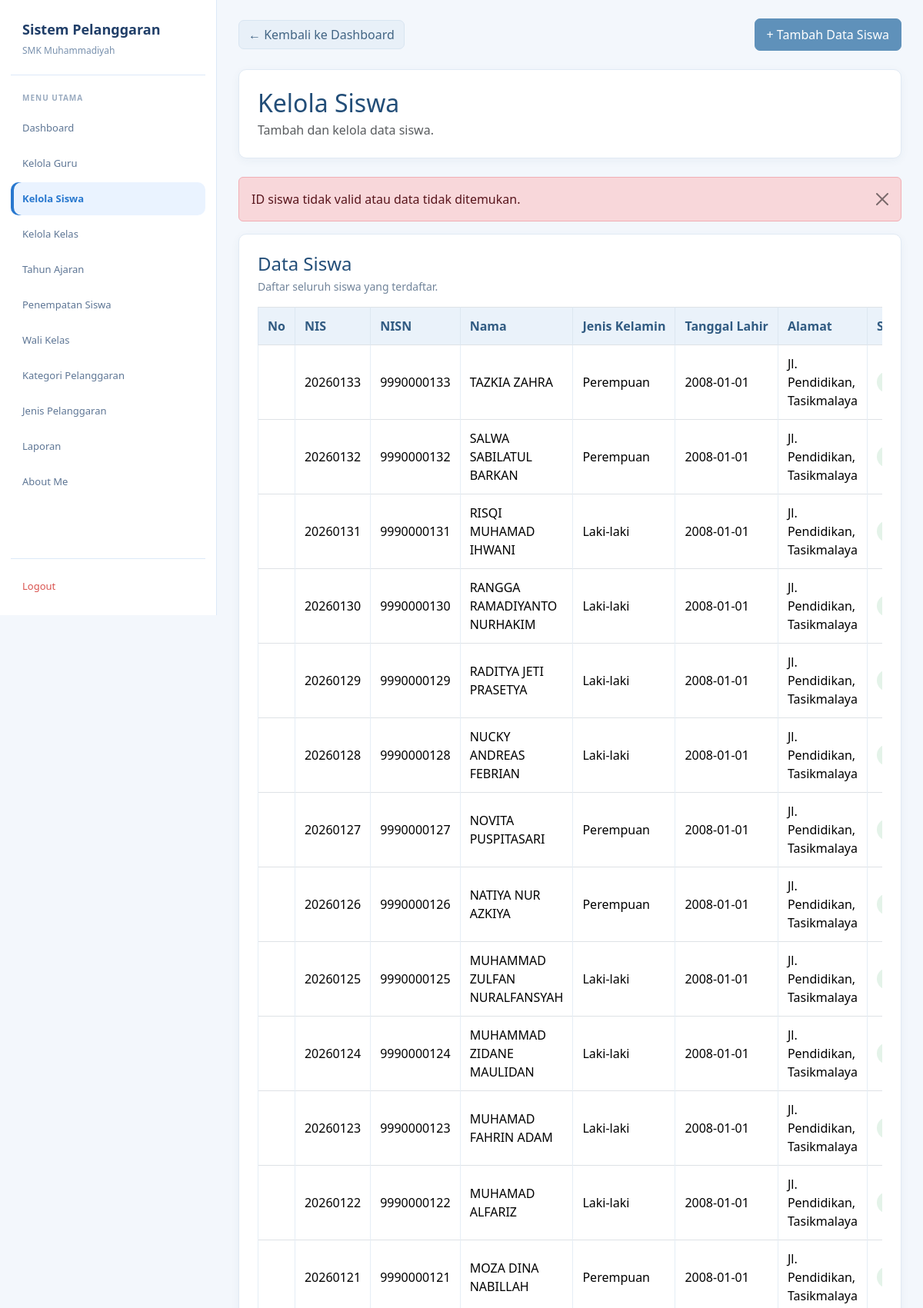
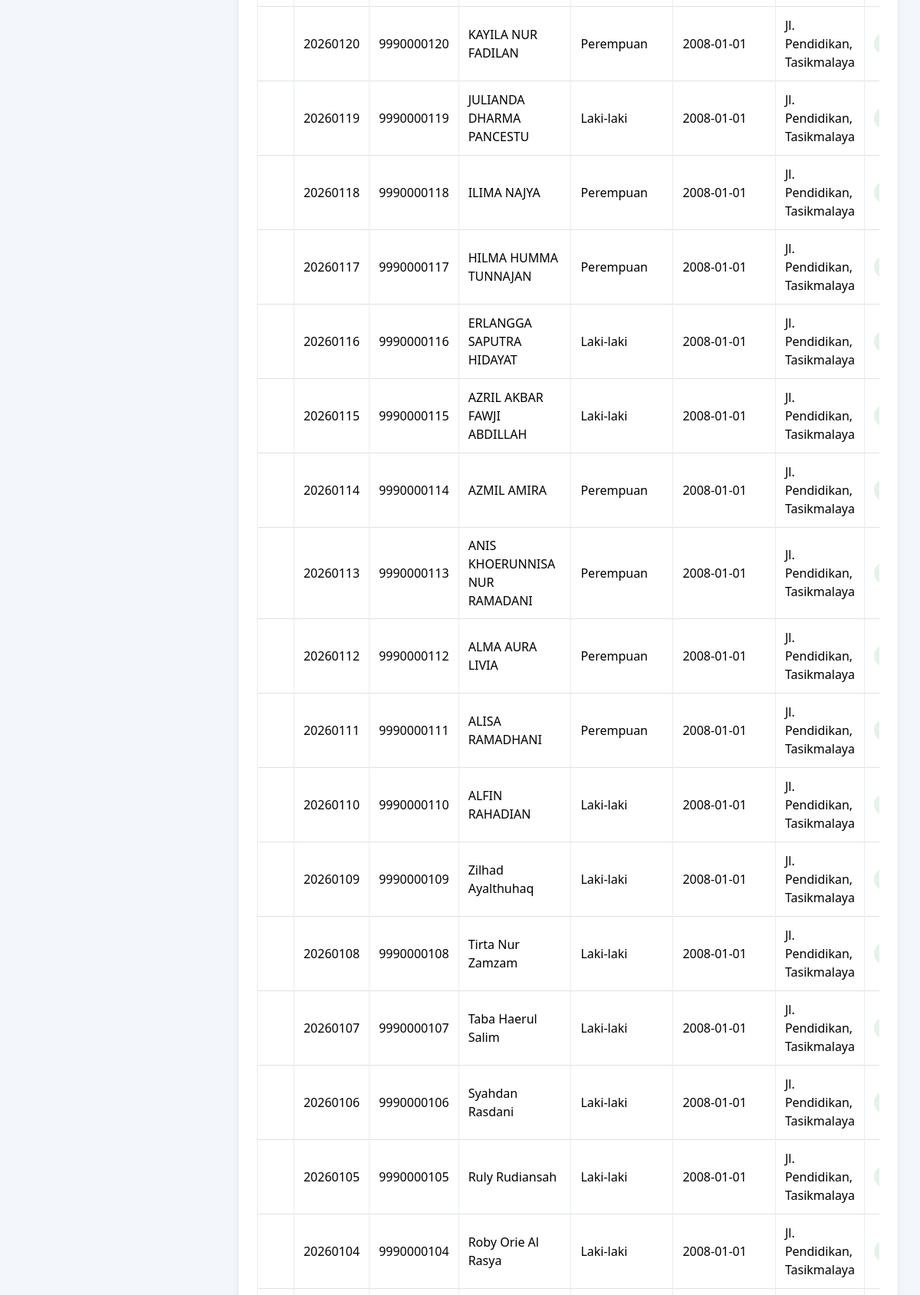
Page /admin/siswa.php?status=id_tidak_valid (signed in, upper part) on the committed database (2 pictures, top to bottom).
### tables this page shows
CREATE TABLE `t_siswa` (
  `id` int(11) NOT NULL,
  `nis` varchar(10) NOT NULL,
  `nisn` varchar(10) NOT NULL,
  `nama` varchar(150) NOT NULL,
  `jenis_kelamin` char(1) NOT NULL,
  `tanggal_lahir` date NOT NULL,
  `alamat` text NOT NULL,
  `status_aktif` tinyint(1) NOT NULL,
  `created_at` timestamp NULL DEFAULT current_timestamp(),
  `update_at` timestamp NULL DEFAULT current_timestamp()
);

### admin/siswa.php (the view, shortened to what this page needs)
<?php
include "../config/koneksi.php";
function e($value): string
{
    return htmlspecialchars((string)($value ?? ''), ENT_QUOTES, 'UTF-8');
}
$pesan = '';
$jenis_pesan = '';
$tampilkan_form = false;
if (isset($_GET['status'])) {
    switch ($_GET['status']) {
        case 'id_tidak_valid':
            $pesan = 'ID siswa tidak valid atau data tidak ditemukan.';
            $jenis_pesan = 'danger';
            break;
    }
}
$query = mysqli_query($koneksi, "SELECT * FROM t_siswa ORDER BY id DESC");
?>
<!DOCTYPE html>
<html lang="id">
<head>
    <link href="https://cdn.jsdelivr.net/npm/bootstrap@5.3.8/dist/css/bootstrap.min.css" rel="stylesheet">
    <link href="https://cdn.datatables.net/2.3.4/css/dataTables.bootstrap5.min.css" rel="stylesheet">
</head>
<body>
<aside class="sidebar">
    <?php include "layout/sidebar.php"; ?>
</aside>
<main class="main">
    <div class="container py-4">
        <div class="d-flex flex-wrap justify-content-between align-items-center gap-2 mb-4">
            <a href="../dashboard.php" class="btn btn-secondary">&larr; Kembali ke Dashboard</a>
            <button type="button" class="btn btn-primary" id="btnToggleSiswa"
                    aria-expanded="<?= $tampilkan_form ? 'true' : 'false'; ?>"
                    aria-controls="formTambahSiswa">+ Tambah Data Siswa</button>
        </div>
        <div class="card mb-4">
            <div class="card-body">
                <h2 class="judul mb-1">Kelola Siswa</h2>
                <p class="text-muted mb-0">Tambah dan kelola data siswa.</p>
            </div>
        </div>
        <?php if ($pesan !== ''): ?>
            <div class="alert alert-<?= e($jenis_pesan); ?> alert-dismissible fade show" role="alert">
                <?= e($pesan); ?>
                <button type="button" class="btn-close" data-bs-dismiss="alert" aria-label="Tutup"></button>
            </div>
        <?php endif; ?>
        <div class="card">
            <div class="card-body">
                <h4 class="mb-1">Data Siswa</h4>
                <p class="keterangan mb-3">Daftar seluruh siswa yang terdaftar.</p>
                <div class="table-responsive">
                    <table id="tabelSiswa" class="table table-bordered table-hover align-middle w-100">
                        <thead>
                            <tr>
                                <th style="width:60px;">No</th>
                                <th>NIS</th>
                                <th>NISN</th>
                                <th>Nama</th>
                                <th>Jenis Kelamin</th>
                                <th>Tanggal Lahir</th>
                                <th>Alamat</th>
                                <th>Status</th>
                            </tr>
                        </thead>
                        <tbody>
                        <?php if ($query && mysqli_num_rows($query) > 0): ?>
                            <?php while ($siswa = mysqli_fetch_assoc($query)): ?>
                                <tr>
                                    <td></td>
                                    <td><?= e($siswa['nis']); ?></td>
                                    <td><?= e($siswa['nisn']); ?></td>
                                    <td><?= e($siswa['nama']); ?></td>
                                    <td>
                                        <?php
                                        if ($siswa['jenis_kelamin'] === 'L') {
                                            echo 'Laki-laki';
                                        } elseif ($siswa['jenis_kelamin'] === 'P') {
                                            echo 'Perempuan';
                                        } else {
                                            echo '-';
                                        }
                                        ?>
                                    </td>
                                    <td><?= e($siswa['tanggal_lahir']); ?></td>
                                    <td><?= e($siswa['alamat']); ?></td>
                                    <td>
                                        <?php if ((int)$siswa['status_aktif'] === 1): ?>
                                            <span class="status-aktif">Aktif</span>
                                        <?php else: ?>
                                            <span class="status-nonaktif">Tidak Aktif</span>
                                        <?php endif; ?>
                                    </td>
                                </tr>
                            <?php endwhile; ?>
                        <?php elseif ($query): ?>
                            <tr><td colspan="9" class="text-center text-muted py-4">Belum ada data siswa.</td></tr>
                        <?php else: ?>
                            <tr><td colspan="9" class="text-center text-danger py-4">Data siswa gagal dimuat.</td></tr>
                        <?php endif; ?>
                        </tbody>
                    </table>
                </div>
            </div>
        </div>
    </div>
</main>
</body>
</html>

### admin/siswa.php (style rules this page uses)
:root { --blue: #2878cf; --blue-dark: #203e68; --blue-soft: #eaf3ff; --muted: #7890ad; --line: #dce9f8; }
* { box-sizing: border-box; }
body { margin: 0; background: #f3f7fc; color: #2f435a; font-family: "Segoe UI", Arial, sans-serif; }
a { text-decoration: none; }
.sidebar { position: fixed; left: 0; top: 0; width: 282px; height: 100vh; overflow-y: auto; background: #fff; border-right: 1px solid var(--line); padding: 25px 14px 16px; display: flex; flex-direction: column; z-index: 1000; }
.main { margin-left: 282px; min-height: 100vh; padding: 24px 28px 40px; }
.container { width: 100%; max-width: none !important; margin: 0 auto; padding: 0 !important; }
.judul, h4 { color: #234e78; }
.card { border: 1px solid #e1eaf4 !important; border-radius: 10px; box-shadow: 0 3px 12px rgba(35, 78, 120, .05) !important; }
.card-body { padding: 24px; }
.btn { border-radius: 7px; }
.btn-primary { --bs-btn-color: #fff; --bs-btn-bg: #5f91ba; --bs-btn-border-color: #5f91ba; --bs-btn-hover-color: #fff; --bs-btn-hover-bg: #4b7fa9; --bs-btn-hover-border-color: #4b7fa9; padding: 8px 15px; }
.btn-secondary { --bs-btn-bg: #e8f0f8; --bs-btn-border-color: #d8e5f1; --bs-btn-color: #426584; --bs-btn-hover-bg: #dceaf6; --bs-btn-hover-border-color: #cbddeb; --bs-btn-hover-color: #234e78; }
.table { color: #344b63; vertical-align: middle; margin-bottom: 0; }
.table thead th { background: #eaf2fa; color: #315b82; border-color: #dce7f1; font-weight: 600; padding: 12px; white-space: nowrap; }
.table tbody td { border-color: #e5edf5; padding: 11px 12px; }
.status-aktif, .status-nonaktif { display: inline-block; padding: 5px 10px; border-radius: 20px; font-size: 12px; font-weight: 600; white-space: nowrap; }
.status-aktif { background: #e4f3e9; color: #34734b; }
.keterangan { color: #71849a; font-size: 14px; }
.table-responsive { width: 100%; }

### rows in the picture
t_siswa: nis "20260133", nisn "9990000133", nama "TAZKIA ZAHRA", jenis_kelamin "Perempuan", tanggal_lahir "2008-01-01", alamat "Jl. Pendidikan, Tasikmalaya"
t_siswa: nis "20260132", nisn "9990000132", nama "SALWA SABILATUL BARKAN", jenis_kelamin "Perempuan", tanggal_lahir "2008-01-01", alamat "Jl. Pendidikan, Tasikmalaya"
t_siswa: nis "20260131", nisn "9990000131", nama "RISQI MUHAMAD IHWANI", jenis_kelamin "Laki-laki", tanggal_lahir "2008-01-01", alamat "Jl. Pendidikan, Tasikmalaya"
t_siswa: nis "20260130", nisn "9990000130", nama "RANGGA RAMADIYANTO NURHAKIM", jenis_kelamin "Laki-laki", tanggal_lahir "2008-01-01", alamat "Jl. Pendidikan, Tasikmalaya"
t_siswa: nis "20260129", nisn "9990000129", nama "RADITYA JETI PRASETYA", jenis_kelamin "Laki-laki", tanggal_lahir "2008-01-01", alamat "Jl. Pendidikan, Tasikmalaya"
t_siswa: nis "20260128", nisn "9990000128", nama "NUCKY ANDREAS FEBRIAN", jenis_kelamin "Laki-laki", tanggal_lahir "2008-01-01", alamat "Jl. Pendidikan, Tasikmalaya"
t_siswa: nis "20260127", nisn "9990000127", nama "NOVITA PUSPITASARI", jenis_kelamin "Perempuan", tanggal_lahir "2008-01-01", alamat "Jl. Pendidikan, Tasikmalaya"
t_siswa: nis "20260126", nisn "9990000126", nama "NATIYA NUR AZKIYA", jenis_kelamin "Perempuan", tanggal_lahir "2008-01-01", alamat "Jl. Pendidikan, Tasikmalaya"
t_siswa: nis "20260125", nisn "9990000125", nama "MUHAMMAD ZULFAN NURALFANSYAH", jenis_kelamin "Laki-laki", tanggal_lahir "2008-01-01", alamat "Jl. Pendidikan, Tasikmalaya"
t_siswa: nis "20260124", nisn "9990000124", nama "MUHAMMAD ZIDANE MAULIDAN", jenis_kelamin "Laki-laki", tanggal_lahir "2008-01-01", alamat "Jl. Pendidikan, Tasikmalaya"
t_siswa: nis "20260123", nisn "9990000123", nama "MUHAMAD FAHRIN ADAM", jenis_kelamin "Laki-laki", tanggal_lahir "2008-01-01", alamat "Jl. Pendidikan, Tasikmalaya"
t_siswa: nis "20260122", nisn "9990000122", nama "MUHAMAD ALFARIZ", jenis_kelamin "Laki-laki", tanggal_lahir "2008-01-01", alamat "Jl. Pendidikan, Tasikmalaya"
t_siswa: nis "20260121", nisn "9990000121", nama "MOZA DINA NABILLAH", jenis_kelamin "Perempuan", tanggal_lahir "2008-01-01", alamat "Jl. Pendidikan, Tasikmalaya"
t_siswa: nis "20260120", nisn "9990000120", nama "KAYILA NUR FADILAN", jenis_kelamin "Perempuan", tanggal_lahir "2008-01-01", alamat "Jl. Pendidikan, Tasikmalaya"
t_siswa: nis "20260119", nisn "9990000119", nama "JULIANDA DHARMA PANCESTU", jenis_kelamin "Laki-laki", tanggal_lahir "2008-01-01", alamat "Jl. Pendidikan, Tasikmalaya"
t_siswa: nis "20260118", nisn "9990000118", nama "ILIMA NAJYA", jenis_kelamin "Perempuan", tanggal_lahir "2008-01-01", alamat "Jl. Pendidikan, Tasikmalaya"
t_siswa: nis "20260117", nisn "9990000117", nama "HILMA HUMMA TUNNAJAN", jenis_kelamin "Perempuan", tanggal_lahir "2008-01-01", alamat "Jl. Pendidikan, Tasikmalaya"
t_siswa: nis "20260116", nisn "9990000116", nama "ERLANGGA SAPUTRA HIDAYAT", jenis_kelamin "Laki-laki", tanggal_lahir "2008-01-01", alamat "Jl. Pendidikan, Tasikmalaya"
t_siswa: nis "20260115", nisn "9990000115", nama "AZRIL AKBAR FAWJI ABDILLAH", jenis_kelamin "Laki-laki", tanggal_lahir "2008-01-01", alamat "Jl. Pendidikan, Tasikmalaya"
t_siswa: nis "20260114", nisn "9990000114", nama "AZMIL AMIRA", jenis_kelamin "Perempuan", tanggal_lahir "2008-01-01", alamat "Jl. Pendidikan, Tasikmalaya"
t_siswa: nis "20260113", nisn "9990000113", nama "ANIS KHOERUNNISA NUR RAMADANI", jenis_kelamin "Perempuan", tanggal_lahir "2008-01-01", alamat "Jl. Pendidikan, Tasikmalaya"
t_siswa: nis "20260112", nisn "9990000112", nama "ALMA AURA LIVIA", jenis_kelamin "Perempuan", tanggal_lahir "2008-01-01", alamat "Jl. Pendidikan, Tasikmalaya"
t_siswa: nis "20260111", nisn "9990000111", nama "ALISA RAMADHANI", jenis_kelamin "Perempuan", tanggal_lahir "2008-01-01", alamat "Jl. Pendidikan, Tasikmalaya"
t_siswa: nis "20260110", nisn "9990000110", nama "ALFIN RAHADIAN", jenis_kelamin "Laki-laki", tanggal_lahir "2008-01-01", alamat "Jl. Pendidikan, Tasikmalaya"
t_siswa: nis "20260109", nisn "9990000109", nama "Zilhad Ayalthuhaq", jenis_kelamin "Laki-laki", tanggal_lahir "2008-01-01", alamat "Jl. Pendidikan, Tasikmalaya"
t_siswa: nis "20260108", nisn "9990000108", nama "Tirta Nur Zamzam", jenis_kelamin "Laki-laki", tanggal_lahir "2008-01-01", alamat "Jl. Pendidikan, Tasikmalaya"
t_siswa: nis "20260107", nisn "9990000107", nama "Taba Haerul Salim", jenis_kelamin "Laki-laki", tanggal_lahir "2008-01-01", alamat "Jl. Pendidikan, Tasikmalaya"
t_siswa: nis "20260106", nisn "9990000106", nama "Syahdan Rasdani", jenis_kelamin "Laki-laki", tanggal_lahir "2008-01-01", alamat "Jl. Pendidikan, Tasikmalaya"
t_siswa: nis "20260105", nisn "9990000105", nama "Ruly Rudiansah", jenis_kelamin "Laki-laki", tanggal_lahir "2008-01-01", alamat "Jl. Pendidikan, Tasikmalaya"
t_siswa: nis "20260104", nisn "9990000104", nama "Roby Orie Al Rasya", jenis_kelamin "Laki-laki", tanggal_lahir "2008-01-01", alamat "Jl. Pendidikan, Tasikmalaya"

### other values in the picture
$pesan "ID siswa tidak valid atau data tidak ditemukan."
